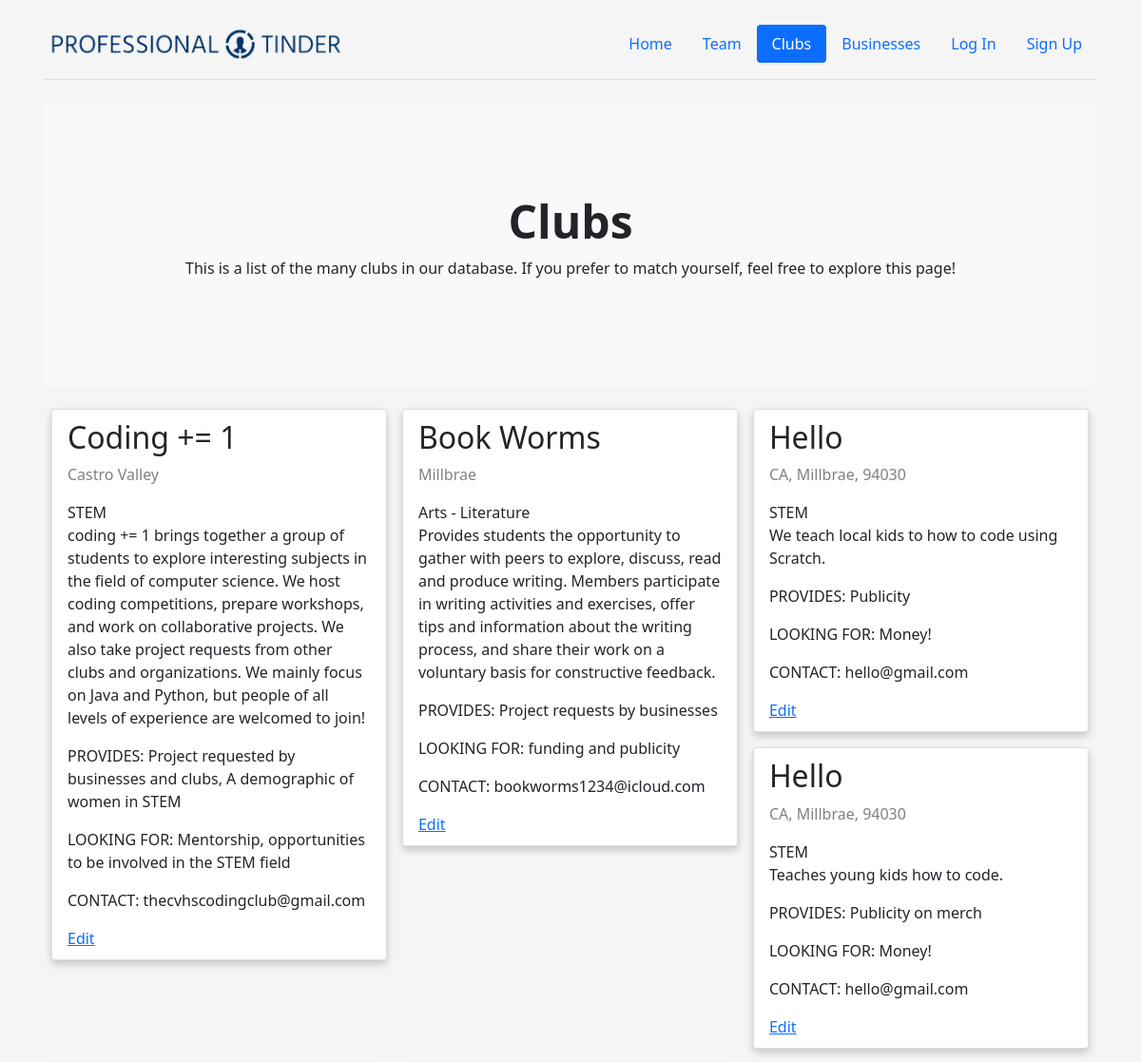
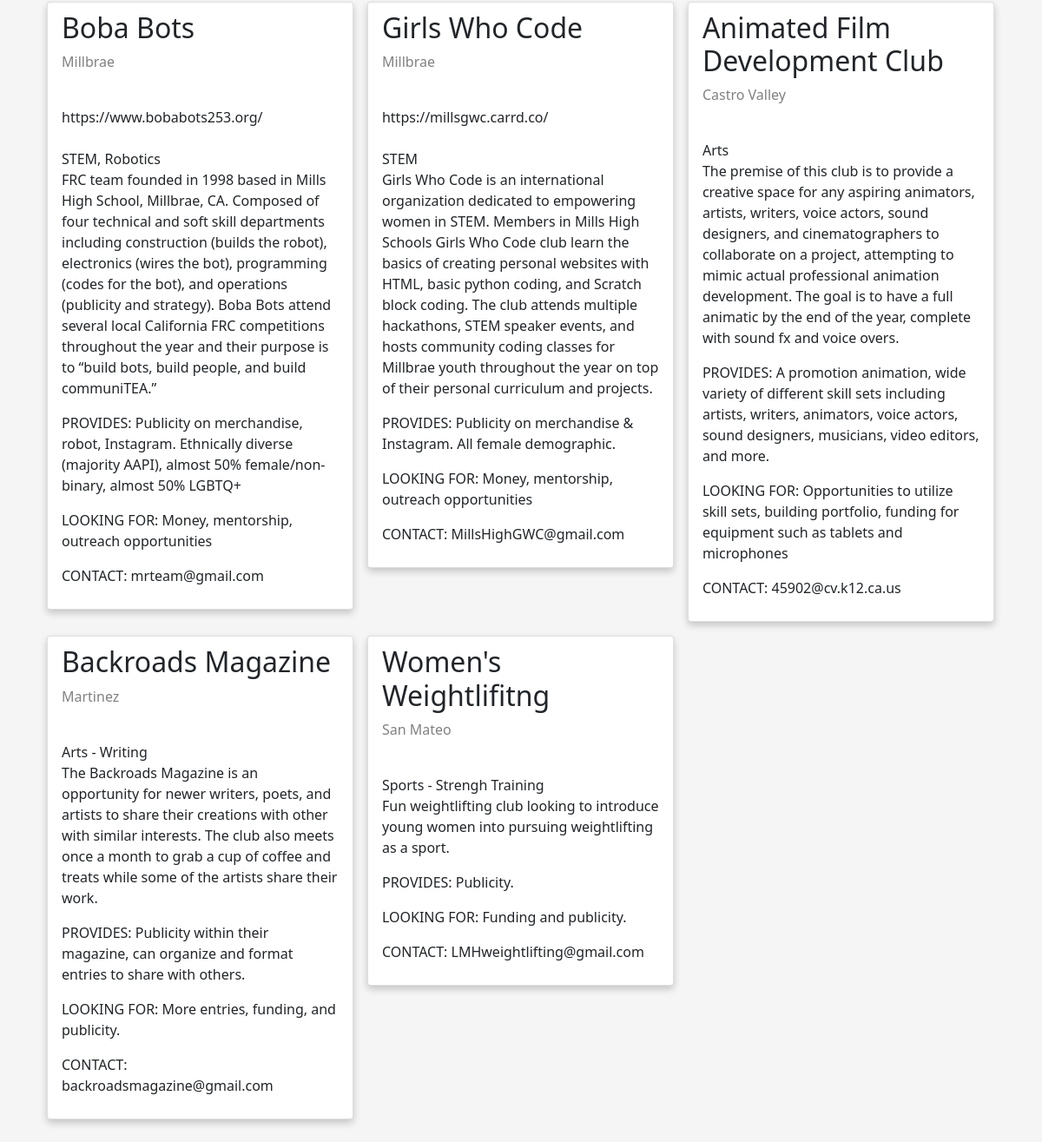
Page /clubs on the committed database (2 pictures, top to bottom).
### tables this page shows
CREATE TABLE clubs (
  id INTEGER PRIMARY KEY AUTOINCREMENT,
  club TEXT NOT NULL,
  category TEXT NOT NULL,
  location TEXT NOT NULL,
  provide TEXT NOT NULL,
  looking TEXT NOT NULL,
  description NOT NULL,
  contact NOT NULL
);

### main.py (the view)
@app.route('/clubs')
def clubs():
  conn = get_db_connection()
  clubs = conn.execute('SELECT * FROM clubs').fetchall()
  conn.close()
  return render_template('clubs.html', clubs=clubs)

### main.py (called while the page is built)
def get_db_connection():
  conn = sqlite3.connect('database.db')
  conn.row_factory = sqlite3.Row
  return conn

### templates/clubs.html (shortened to what this page needs)
<!DOCTYPE html>
<html lang="en">
    <head>
		<link
href="https://cdn.jsdelivr.net/npm/bootstrap@5.1.3/dist/css/bootstrap.min.css"
			rel="stylesheet"
		/>
    <link href="../static/team.css" rel="stylesheet" />
    <link rel="stylesheet" href="static/style.css" />
	</head>
	<body>
		<div class="container">
			<header class="header">
				<nav
					class="d-flex flex-wrap justify-content-center py-3 mb-4 border-bottom"
				>
					<a
						href="/"
						class="d-flex align-items-center mb-3 mb-md-0 me-md-auto text-dark text-decoration-none"
					>
					<img class="logo" src="{{ url_for('static', filename='/assets/logo.png') }}" >
					</a>
					<ul class="nav nav-pills">
						<li class="nav-item ">
							<a href="/" class="nav-link">Home</a>
						</li>
            <li class="nav-item">
							<a href="team" class="nav-link">Team</a>
						</li>
            <li class="nav-item">
							<a href="clubs" class="nav-link active" aria-current="page">Clubs</a>
						</li>
            <li class="nav-item">
							<a href="businesses" class="nav-link">Businesses</a>
						</li>
            <li class="nav-item">
							<a href="#" class="nav-link">Log In</a>
						</li>
            <li class="nav-item">
							<a href="signup" class="nav-link">Sign Up</a>
						</li>
					</ul>
				</nav>
			</header>
			<div class="p-5 mb-4 bg-light rounded-3">
				<div class="container-fluid py-5 text-center">
					<h1 class="display-5 fw-bold">Clubs </h1>
					<p>
						This is a list of the many clubs in our database. If you prefer to match yourself, feel free to explore this page!
					</p>
				</div>
			</div>
    {% for post in clubs %}
      <div class="column">
        <div class="card">
            <div class="container">
                <h2>{{ post['club'] }}</h2>
                <p class="title">{{ post['location'] }}</p>
                    {% for value in post.category.split(' ') %}
                      {{ value }}
                    {% endfor %}
                    <p>{{ post['description'] }}</p>
                    <p>PROVIDES: {{ post['provide'] }}</p>
                    <p>LOOKING FOR: {{ post['looking'] }}</p>
                    <p> CONTACT: {{ post['contact'] }}</p>
                <a href="{{ url_for('edit', id=post['id']) }}">
                    <span>Edit</span>
                </a>
            </div>
        </div>
      </div>
    {% endfor %}
    <div class="column">
        <div class="card">
            <div class="container">
                <h2>Boba Bots</h2>
                <p class="title">Millbrae</p>
                    <br>https://www.bobabots253.org/<br>
                    <br>STEM, Robotics<br>
                <p>FRC team founded in 1998 based in Mills High School, Millbrae, CA. Composed of four technical and soft skill departments including construction (builds the robot), electronics (wires the bot), programming (codes for the bot), and operations (publicity and strategy). Boba Bots attend several local California FRC competitions throughout the year and their purpose is to “build bots, build people, and build communiTEA.”</p>
                <p>PROVIDES: Publicity on merchandise, robot, Instagram. Ethnically diverse (majority AAPI), almost 50% female/non-binary, almost 50% LGBTQ+</p>
                <p>LOOKING FOR: Money, mentorship, outreach opportunities</p>
                <p>CONTACT: mrteam@gmail.com</p>
            </div>
        </div>
    </div>
    <div class="column">
        <div class="card">
            <div class="container">
                <h2>Girls Who Code</h2>
                <p class="title">Millbrae</p>
                    <br>https://millsgwc.carrd.co/<br>
                    <br>STEM<br>
                <p>Girls Who Code is an international organization dedicated to empowering women in STEM. Members in Mills High Schools Girls Who Code club learn the basics of creating personal websites with HTML, basic python coding, and Scratch block coding. The club attends multiple hackathons, STEM speaker events, and hosts community coding classes for Millbrae youth throughout the year on top of their personal curriculum and projects.</p>
                    <p>PROVIDES: Publicity on merchandise & Instagram. All female demographic.</p>
                    <p>LOOKING FOR: Money, mentorship, outreach opportunities</p>
                    <p>CONTACT: MillsHighGWC@gmail.com</p>
            </div>
        </div>
    </div>
    <div class="column">
        <div class="card">
            <div class="container">
                <h2>Animated Film Development Club</h2>
                <p class="title">Castro Valley</p>
                    <br>Arts<br>
                <p>The premise of this club is to provide a creative space for any aspiring animators, artists, writers, voice actors, sound designers, and cinematographers to collaborate on a project, attempting to mimic actual professional animation development. The goal is to have a full animatic by the end of the year, complete with sound fx and voice overs. </p>
                    <p>PROVIDES: A promotion animation, wide variety of different skill sets including artists, writers, animators, voice actors, sound designers, musicians, video editors, and more.</p>
                    <p>LOOKING FOR: Opportunities to utilize skill sets, building portfolio, funding for equipment such as tablets and microphones</p>
                    <p>CONTACT: 45902@cv.k12.ca.us</p>
        </div>
    </div>
    </div>
      <div class="column">
          <div class="card">
              <div class="container">
                  <h2>Backroads Magazine</h2>
                  <p class="title">Martinez</p>
                      <br>Arts - Writing<br>
                  <p>The Backroads Magazine is an opportunity for newer writers, poets, and artists to share their creations with other with similar interests. The club also meets once a month to grab a cup of coffee and treats while some of the artists share their work. </p>
                      <p>PROVIDES: Publicity within their magazine, can organize and format entries to share with others.</p>
                      <p>LOOKING FOR: More entries, funding, and publicity.</p>
                      <p>CONTACT: backroadsmagazine@gmail.com</p>
          </div>
      </div>
      </div>
      <div class="column">
          <div class="card">
              <div class="container">
                  <h2>Women's Weightlifitng</h2>
                  <p class="title">San Mateo</p>
                      <br>Sports - Strengh Training<br>
                  <p>Fun weightlifting club looking to introduce young women into pursuing weightlifting as a sport. </p>
                      <p>PROVIDES: Publicity.</p>
                      <p>LOOKING FOR: Funding and publicity.</p>
                      <p>CONTACT: LMHweightlifting@gmail.com</p>
          </div>
      </div>
    </div>
	</body>
</html>

### static/team.css (style rules this page uses)
.column { float: left; width: 33.3%; margin-bottom: 16px; padding: 0 8px; }
.card { box-shadow: 0 4px 8px 0 rgba(0, 0, 0, 0.2); }
.container { padding: 10px 16px 10px; }
.container::after, .row::after { content: ""; clear: both; display: table; }
.title { color: grey; }

### static/style.css (style rules this page uses)
body { background-color: #f5f5f5; }
.logo { width: 320px; }

### rows in the picture
clubs: club "Coding += 1", location "Castro Valley", category "STEM", description "coding += 1 brings together a group of students to explore interesting subjects in the field of computer science. We host coding competitions, prepare workshops, and work on collaborative projects. We also take project requests from other clubs and organizations. We mainly focus on Java and Python, but people of all levels of experience are welcomed to join!", provide "Project requested by businesses and clubs, A demographic of women in STEM", looking "Mentorship, opportunities to be involved in the STEM field", contact "thecvhscodingclub@gmail.com"
clubs: club "Book Worms", location "Millbrae", value "Arts" "-" "Literature", description "Provides students the opportunity to gather with peers to explore, discuss, read and produce writing. Members participate in writing activities and exercises, offer tips and information about the writing process, and share their work on a voluntary basis for constructive feedback.", provide "Project requests by businesses", looking "funding and publicity", contact "bookworms1234@icloud.com"
clubs: club "Hello", location "CA, Millbrae, 94030", category "STEM", description "We teach local kids to how to code using Scratch.", provide "Publicity", looking "Money!", contact "hello@gmail.com"
clubs: club "Hello", location "CA, Millbrae, 94030", category "STEM", description "Teaches young kids how to code.", provide "Publicity on merch", looking "Money!", contact "hello@gmail.com"
